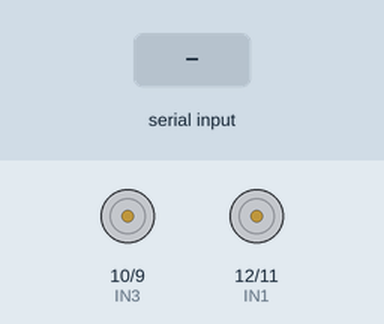
Recording of a sketch running on a simulated Arduino Uno, built with avr-gcc and run on an emulated ATmega328P. Shown: motor-driver pin pairs drawn as motors (green arrow = first pin HIGH = forward, orange = second pin HIGH = backward, longer = more drive). The inputs (shaded band) are chosen by the test bench.

Above: at 1.2 s.
1.3 s: "1\n" received over the second serial link
At 2.2 s:
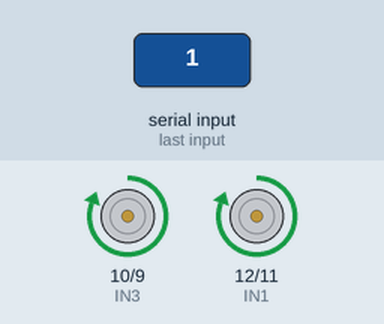
2.8 s: "2\n" received over the second serial link
At 3.4 s:
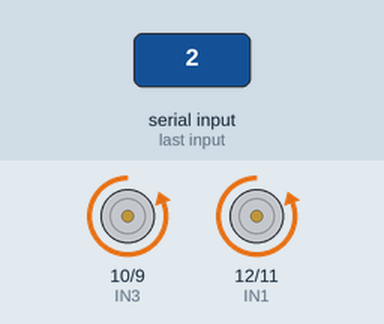
4.3 s: "3\n" received over the second serial link
At 5.5 s:
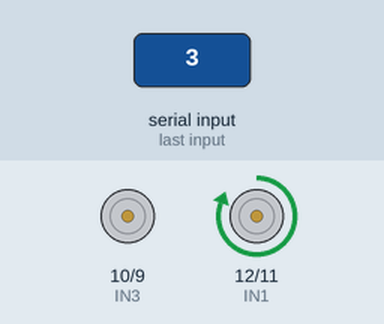
5.8 s: "4\n" received over the second serial link
At 6.9 s:
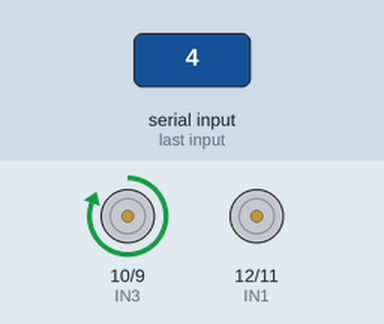
7.3 s: "0\n" received over the second serial link
At 8.0 s:
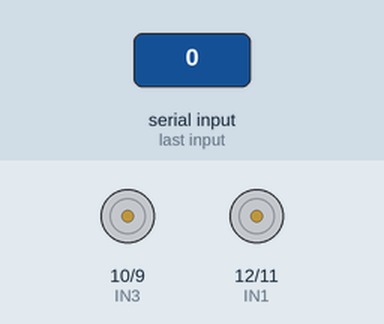
Timing chart, 0 to 9.8 s (numbered marks = the images above; inputs shaded):
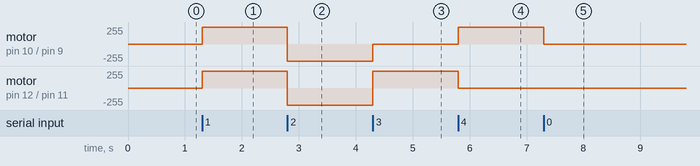

The sketch:

Serial_bot.ino
```cpp
#include<SoftwareSerial.h>
#define IN1 12
#define IN2 11
#define IN3 10
#define IN4 9

SoftwareSerial mySerial(2, 3); // RX, TX
String data;
int blData;
void setup()
{

    pinMode(IN1, OUTPUT);
    pinMode(IN2, OUTPUT);
    pinMode(IN3, OUTPUT);
    pinMode(IN4, OUTPUT);

    digitalWrite(IN1, LOW);
    digitalWrite(IN2, LOW);
    digitalWrite(IN3, LOW);
    digitalWrite(IN4, LOW);

    mySerial.begin(115200);
}
void loop()
{
    while (mySerial.available()){

        data = mySerial.readStringUntil('\n');
        blData = (data.toInt());

        switch (blData)
           {
              case 1:
                forward();
                break;
              case 2:
                reverse();
                break;
              case 3:
                right();
                break;
              case 4:
                left();
                break;
              case 0:
                stop();
                break;
          }
     }
}
void forward()
{
digitalWrite(IN1, HIGH);
digitalWrite(IN2, LOW);
digitalWrite(IN3, HIGH);
digitalWrite(IN4, LOW);
}
void reverse()
{
digitalWrite(IN1, LOW);
digitalWrite(IN2, HIGH);
digitalWrite(IN3, LOW);
digitalWrite(IN4, HIGH);
}
void left()
{
digitalWrite(IN1, LOW);
digitalWrite(IN2, LOW);
digitalWrite(IN3, HIGH);
digitalWrite(IN4, LOW);
}
void right()
{
digitalWrite(IN1, HIGH);
digitalWrite(IN2, LOW);
digitalWrite(IN3, LOW);
digitalWrite(IN4, LOW);
}
void stop()
{
digitalWrite(IN1, LOW);
digitalWrite(IN2, LOW);
digitalWrite(IN3, LOW);
digitalWrite(IN4, LOW);
}
```

Measured:
- after the input at 1.3 s, motor on pin 10 (IN3) / pin 9 (IN4), motor on pin 12 (IN1) / pin 11 (IN2): stopped → forward 255/255 at once
- after the input at 2.8 s, motor on pin 10 (IN3) / pin 9 (IN4), motor on pin 12 (IN1) / pin 11 (IN2): forward 255/255 → backward 255/255 at once
- after the input at 4.3 s, motor on pin 10 (IN3) / pin 9 (IN4): backward 255/255 → stopped at once; motor on pin 12 (IN1) / pin 11 (IN2): backward 255/255 → forward 255/255 at once
- after the input at 5.8 s, motor on pin 10 (IN3) / pin 9 (IN4): stopped → forward 255/255 at once; motor on pin 12 (IN1) / pin 11 (IN2): forward 255/255 → stopped at once
- after the input at 7.3 s, motor on pin 10 (IN3) / pin 9 (IN4): forward 255/255 → stopped at once
